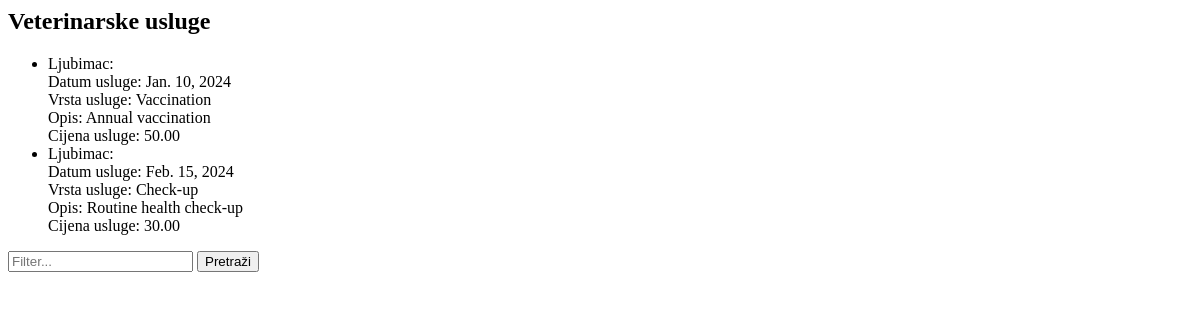
The app's page /service/, older data.
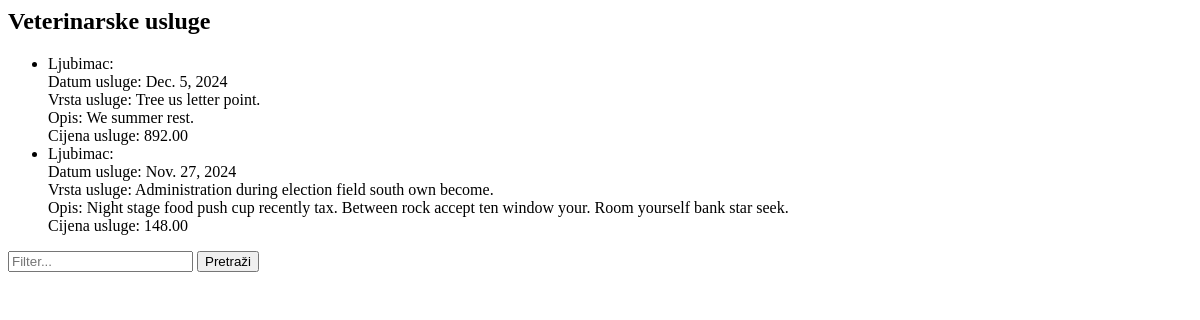
The same page, newer data.
### pets/models.py (models this page shows, shortened)
class VeterinaryService(models.Model):
    pet = models.ForeignKey(Pet, on_delete=models.CASCADE)
    service_date = models.DateField()
    service_type = models.CharField(max_length=100)
    description = models.TextField(blank=True, null=True)
    cost = models.DecimalField(max_digits=10, decimal_places=2)

### pets/views.py (the view)
# urls.py: path('service/', VeterinaryServiceListView.as_view()),
class VeterinaryServiceListView(ListView):
    model = VeterinaryService
    template_name = './veterinaryservice_list.html'
    context_object_name = 'objects'
    paginate_by = 10
    def get_queryset(self):
        queryset = super().get_queryset()
        filter_param = self.request.GET.get('filter', None)
        if filter_param:
            queryset = queryset.filter(your_field__icontains=filter_param)
        return queryset

### templates/pets/veterinaryservice_list.html (shortened to what this page needs)
{% block content %}
    <h2>Veterinarske usluge</h2>
    <ul>
        {% for service in object_list %}
            <li>
                Ljubimac: {{ service.name }}<br>
                Datum usluge: {{ service.service_date }}<br>
                Vrsta usluge: {{ service.service_type }}<br>
                Opis: {{ service.description }}<br>
                Cijena usluge: {{ service.cost }}<br>
            </li>
        {% endfor %}
    </ul>
{% endblock %}
<form method="get">
    <input type="text" name="filter_param" placeholder="Filter..." value="{{ request.GET.filter_param }}">
    <button type="submit">Pretraži</button>
</form>

Row changes from the older to the newer data that the page shows:
removed VeterinaryService: service_date "Jan. 10, 2024", service_type "Vaccination", description "Annual vaccination", cost "50.00"
removed VeterinaryService: service_date "Feb. 15, 2024", service_type "Check-up", description "Routine health check-up", cost "30.00"
added VeterinaryService: service_date "Dec. 5, 2024", service_type "Tree us letter point.", description "We summer rest.", cost "892.00"
added VeterinaryService: service_date "Nov. 27, 2024", service_type "Administration during election field south own become.", description "Night stage food push cup recently tax. Between rock accept ten window your. Room yourself bank star seek.", cost "148.00"
